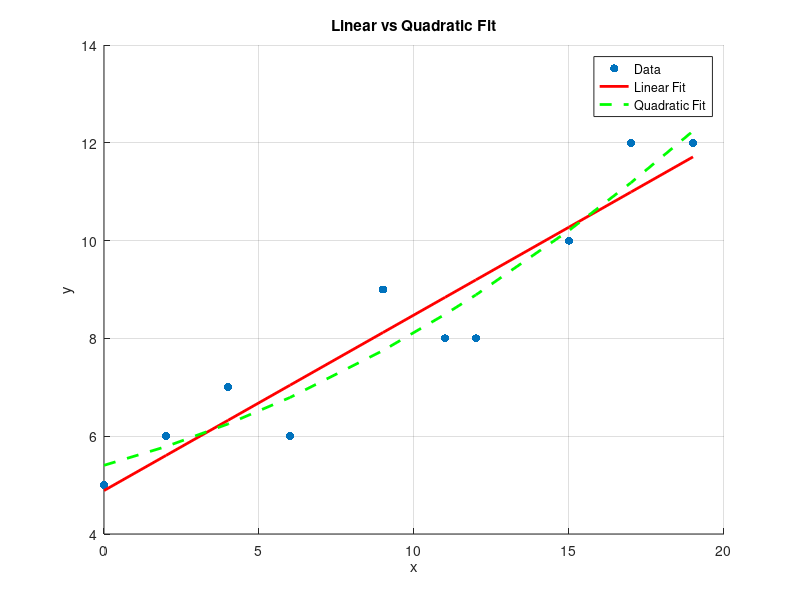

Write MATLAB code to recreate this figure.
% Define data points
x = [0 2 4 6 9 11 12 15 17 19]; 
y = [5 6 7 6 9 8 8 10 12 12]; 

% Linear Fit (y = mx + c)
linear_coeff = polyfit(x, y, 1); 
y_linear = polyval(linear_coeff, x); 

% Quadratic Fit (y = ax^2 + bx + c)
quad_coeff = polyfit(x, y, 2); 
y_quad = polyval(quad_coeff, x); 

% R² Calculation
total_variation = sum((y - mean(y)).^2);
error_linear = sum((y - y_linear).^2);
R2_linear = 1 - (error_linear / total_variation);
error_quad = sum((y - y_quad).^2);
R2_quad = 1 - (error_quad / total_variation);

% Plot data and fits
figure;
scatter(x, y, 'bo', 'filled'); hold on;
plot(x, y_linear, 'r-', 'LineWidth', 2);
plot(x, y_quad, 'g--', 'LineWidth', 2);
legend('Data', 'Linear Fit', 'Quadratic Fit');
xlabel('x'); ylabel('y'); title('Linear vs Quadratic Fit');
grid on;

% Display results
disp('Linear Fit Coefficients:'), disp(linear_coeff)
disp('Quadratic Fit Coefficients:'), disp(quad_coeff)
disp(['R² for Linear Fit: ', num2str(R2_linear)])
disp(['R² for Quadratic Fit: ', num2str(R2_quad)])
